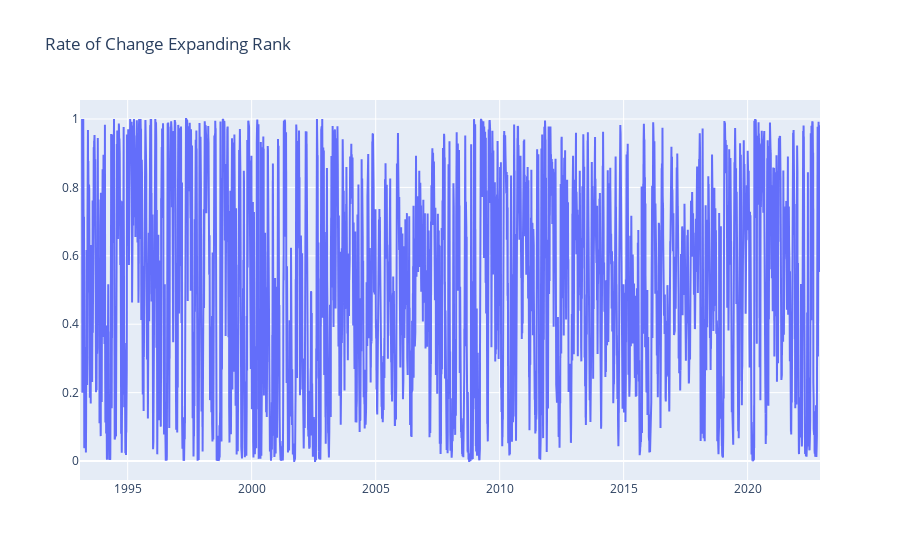

Here is the notebook cell this chart was saved with:
### Code cell
fig = go.Figure()
fig.add_trace(go.Scatter(x=roc.index, y=roc.expanding().rank(pct=True)))
fig.update_layout(title="Rate of Change Expanding Rank")
fig.show()

### Figure 1 — Plotly figure (JSON) as saved in the notebook; plotly's stock layout.template omitted (floating-point values rounded to 4 significant figures; data arrays with more than 128 entries replaced by an {"elided": "..."} marker saying what was removed)
{"data": [{"type": "scatter", "x": {"elided": "7517 str values"}, "y": {"elided": "7517 float values"}}], "layout": {"title": {"text": "Rate of Change Expanding Rank"}}}
